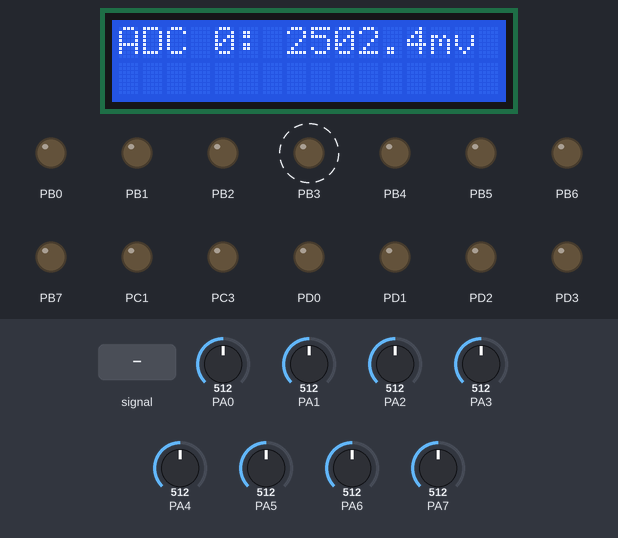
The program below on a simulated ATmega16, CodeVisionAVR source translated, built with avr-gcc and emulated at 8 MHz. Parts: 16×2 character LCD, output pins drawn as LEDs (lit = HIGH). Wiring (inferred from the signals the program sends): character LCD (HD44780): RS PC0; E PC2; data PC4, PC5, PC6, PC7. Dashed ring = blinking. Inputs (shaded band) come from the test bench; at power-on: PA0 = 512, PA1 = 512, PA2 = 512, PA3 = 512, PA4 = 512, PA5 = 512, PA6 = 512, PA7 = 512. Pins used as bus, display or sensor lines are not drawn.

Above: at 1.2 s.
1.3 s: PA0 fed a 50 Hz sine of ±306 counts around its level
At 3.89 s:
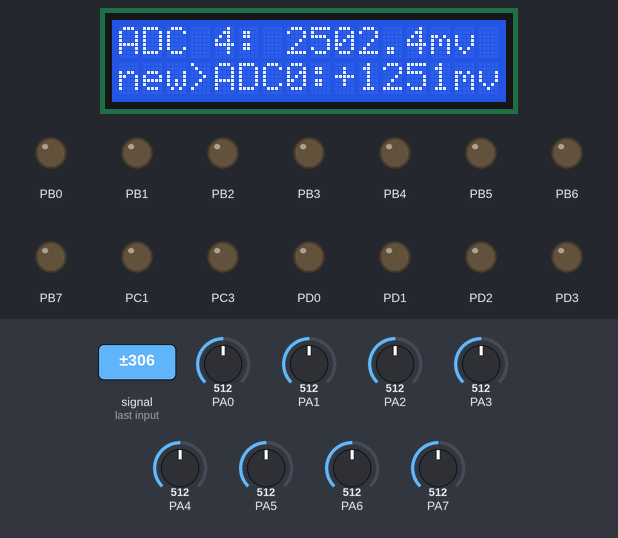
4.0 s: PA1 fed a 200 Hz sine of ±81 counts around its level
At 6.86 s:
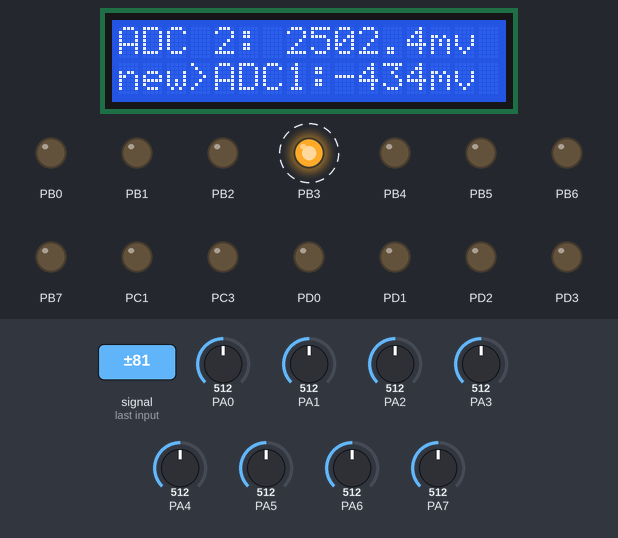
7.0 s: PA0 set to 30
At 7.65 s:
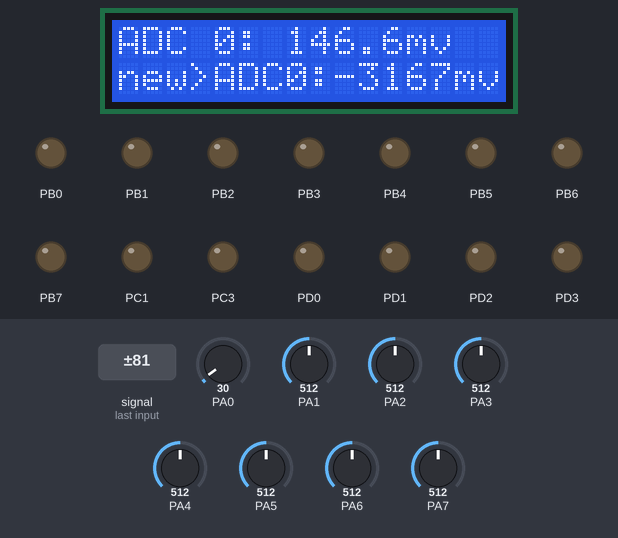
10.0 s: PA1 set to 30
At 12.38 s:
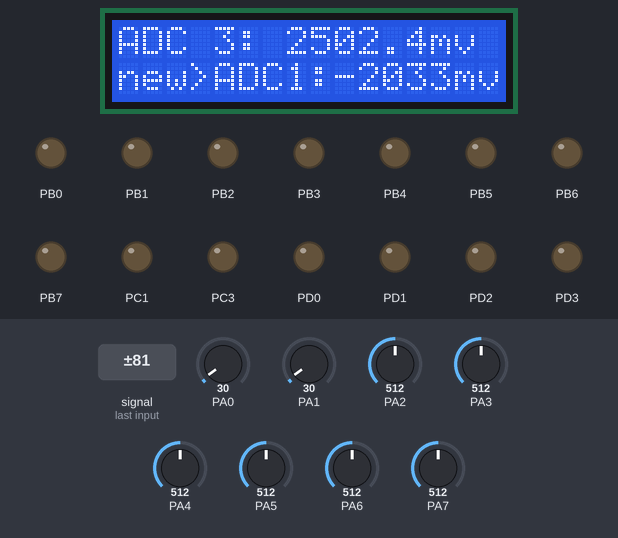
Timing chart, 0 to 13.9 s (numbered marks = the images above; inputs shaded):
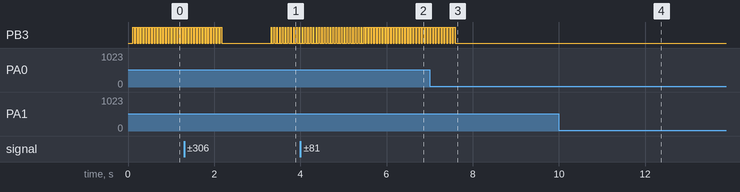

Measured:
- after the input at 1.3 s, the display: first changes after 0.88 s (image 1 shows a later state)
- after the input at 7.0 s, PB3: goes on until 7.6 s, then stays LOW
- by itself, PB3: alternates HIGH for 0.03 s and LOW for 0.03 s

The program:

main.c
```c
// (licence header left out)
#include "headers.h"

// Declare your global variables here
unsigned int adc_data[LAST_ADC_INPUT-FIRST_ADC_INPUT+1];
unsigned int previous_data[LAST_ADC_INPUT-FIRST_ADC_INPUT+1] = {0};
char firstUpdateDone[LAST_ADC_INPUT-FIRST_ADC_INPUT+1] = {0};
char buff1[16], buff2[16];

// ADC interrupt service routine
// with auto input scanning
interrupt [ADC_INT] void adc_isr(void)
{
    static unsigned char input_index=0;

    // Read the AD conversion result
    adc_data[input_index] = ADCW;

    /*combined parts 1 and 2  */
    // print adc valuse
    func1(input_index);
    lcd_clear();
    lcd_gotoxy(0, 0);
    lcd_puts(buff1);

    // check adc updates
    func2(input_index);
    lcd_gotoxy(0, 1);
    lcd_puts(buff2);

    /* set timer0 dutucyle in pwm mode */
    func3();

    // delay for display
    delay_ms(125);

    // Select next ADC input
    if (++input_index > (LAST_ADC_INPUT-FIRST_ADC_INPUT))
       input_index = 0;
    ADMUX = (FIRST_ADC_INPUT | ADC_VREF_TYPE) + input_index;

    // Delay needed for the stabilization of the ADC input voltage
    delay_us(10);

    // Start the AD conversion
    ADCSRA |= (1 << ADSC);
}

void main(void)
{
    // Declare your local variables here

    initBoard();
    while (1)
    { // Place your code here

    }
}
```

funcs.c
```c
#include "headers.h"

void func1(unsigned char input_index)
{
    float temp;
    int tempInt, tempFloat;
    temp = ((float)adc_data[input_index] / MAX_ADC_IN) * 5 * 1000;
    tempInt = (int)temp;
    tempFloat = (int)((temp - (float)tempInt) * 10);
    sprintf(buff1,"ADC %d: %d.%dmv", input_index, tempInt, tempFloat);
}

void func2(unsigned char input_index)
{
    int change, temp;
    char ch;
    if(firstUpdateDone[input_index] == 1 && ((adc_data[input_index] - previous_data[input_index]) >= ADC_FIVE_PERCENT || (previous_data[input_index]-adc_data[input_index]) >= ADC_FIVE_PERCENT))
    {
        change = adc_data[input_index] - previous_data[input_index];
        temp = ((float)change / MAX_ADC_IN) * 5 * 1000;
        ch = change > 0 ? '+' : '-';
        temp = temp > 0 ? temp : temp * (-1);
        sprintf(buff2,"new>ADC%d:%c%dmv", input_index, ch, temp);
    }

    previous_data[input_index] = adc_data[input_index];
    if(firstUpdateDone[input_index] == 0)
    {
        firstUpdateDone[input_index] = 1;
    }
}

void func3()
{
    int duty = (int)adc_data[0] / 10.23;
    OCR0 = (2.55 * duty) + 0.5;
}
```

funcs.h
```c
#ifndef _funcs_INCLUDED_
#define _funcs_INCLUDED_

void func1(unsigned char input_index);
void func2(unsigned char input_index);
void func3();

#endif
```

headers.h
```c
#ifndef _headers_INCLUDED_
#define _headers_INCLUDED_

#include <mega16.h>
#include <stdio.h>
#include <delay.h>
#include <math.h>

// Alphanumeric LCD functions
#include <alcd.h>

#include "initboard.h"
#include "funcs.h"


#define FIRST_ADC_INPUT 0
#define LAST_ADC_INPUT 7

#define ADC_VREF_TYPE ((0<<REFS1) | (0<<REFS0) | (0<<ADLAR))

#define MIN_ADC_IN 0
#define MAX_ADC_IN 1023
#define ADC_FIVE_PERCENT 51

extern unsigned int adc_data[LAST_ADC_INPUT-FIRST_ADC_INPUT+1];
extern unsigned int previous_data[LAST_ADC_INPUT-FIRST_ADC_INPUT+1];
extern char firstUpdateDone[LAST_ADC_INPUT-FIRST_ADC_INPUT+1];
extern char buff1[16], buff2[16];


#endif
```

initboard.c
```c
#include "headers.h"

void initPorts()
{
    // Input/Output Ports initialization
    // Port A initialization
    // Function: Bit7=In Bit6=In Bit5=In Bit4=In Bit3=In Bit2=In Bit1=In Bit0=In
    DDRA=(0<<DDA7) | (0<<DDA6) | (0<<DDA5) | (0<<DDA4) | (0<<DDA3) | (0<<DDA2) | (0<<DDA1) | (0<<DDA0);
    // State: Bit7=T Bit6=T Bit5=T Bit4=T Bit3=T Bit2=T Bit1=T Bit0=T
    PORTA=(0<<PORTA7) | (0<<PORTA6) | (0<<PORTA5) | (0<<PORTA4) | (0<<PORTA3) | (0<<PORTA2) | (0<<PORTA1) | (0<<PORTA0);

    // Port B initialization
    // Function: Bit7=Out Bit6=Out Bit5=Out Bit4=Out Bit3=Out Bit2=Out Bit1=Out Bit0=Out
    DDRB=(1<<DDB7) | (1<<DDB6) | (1<<DDB5) | (1<<DDB4) | (1<<DDB3) | (1<<DDB2) | (1<<DDB1) | (1<<DDB0);
    // State: Bit7=0 Bit6=0 Bit5=0 Bit4=0 Bit3=0 Bit2=0 Bit1=0 Bit0=0
    PORTB=(0<<PORTB7) | (0<<PORTB6) | (0<<PORTB5) | (0<<PORTB4) | (0<<PORTB3) | (0<<PORTB2) | (0<<PORTB1) | (0<<PORTB0);

    // Port C initialization
    // Function: Bit7=Out Bit6=Out Bit5=Out Bit4=Out Bit3=Out Bit2=Out Bit1=Out Bit0=Out
    DDRC=(1<<DDC7) | (1<<DDC6) | (1<<DDC5) | (1<<DDC4) | (1<<DDC3) | (1<<DDC2) | (1<<DDC1) | (1<<DDC0);
    // State: Bit7=0 Bit6=0 Bit5=0 Bit4=0 Bit3=0 Bit2=0 Bit1=0 Bit0=0
    PORTC=(0<<PORTC7) | (0<<PORTC6) | (0<<PORTC5) | (0<<PORTC4) | (0<<PORTC3) | (0<<PORTC2) | (0<<PORTC1) | (0<<PORTC0);

    // Port D initialization
    // Function: Bit7=Out Bit6=Out Bit5=Out Bit4=Out Bit3=Out Bit2=Out Bit1=Out Bit0=Out
    DDRD=(1<<DDD7) | (1<<DDD6) | (1<<DDD5) | (1<<DDD4) | (1<<DDD3) | (1<<DDD2) | (1<<DDD1) | (1<<DDD0);
    // State: Bit7=0 Bit6=0 Bit5=0 Bit4=0 Bit3=0 Bit2=0 Bit1=0 Bit0=0
    PORTD=(0<<PORTD7) | (0<<PORTD6) | (0<<PORTD5) | (0<<PORTD4) | (0<<PORTD3) | (0<<PORTD2) | (0<<PORTD1) | (0<<PORTD0);
}

void initTimers()
{
    // Timer/Counter 0 initialization
    // Clock source: System Clock
    // Clock value: 7.813 kHz
    // Mode: Phase correct PWM top=0xFF
    // OC0 output: Non-Inverted PWM
    // Timer Period: 65.28 ms
    // Output Pulse(s):
    // OC0 Period: 65.28 ms Width: 0 us
    TCCR0=(1<<WGM00) | (1<<COM01) | (0<<COM00) | (0<<WGM01) | (1<<CS02) | (0<<CS01) | (1<<CS00);
    TCNT0=0x00;
    OCR0=0x00;

    // Timer(s)/Counter(s) Interrupt(s) initialization
    TIMSK=(0<<OCIE2) | (0<<TOIE2) | (0<<TICIE1) | (0<<OCIE1A) | (0<<OCIE1B) | (0<<TOIE1) | (0<<OCIE0) | (0<<TOIE0);
}

void inintADC()
{
    // ADC initialization
    // ADC Clock frequency: 1000.000 kHz
    // ADC Voltage Reference: AREF pin
    // ADC Auto Trigger Source: Free Running
    ADMUX=FIRST_ADC_INPUT | ADC_VREF_TYPE;
    ADCSRA=(1<<ADEN) | (1<<ADSC) | (1<<ADATE) | (0<<ADIF) | (1<<ADIE) | (0<<ADPS2) | (1<<ADPS1) | (1<<ADPS0);
    SFIOR=(0<<ADTS2) | (0<<ADTS1) | (0<<ADTS0);
}

void initBoard()
{
    initPorts();
    initTimers();
    inintADC();

    // Alphanumeric LCD initialization
    // Connections are specified in the
    // Project|Configure|C Compiler|Libraries|Alphanumeric LCD menu:
    // RS - PORTC Bit 0
    // RD - PORTC Bit 1
    // EN - PORTC Bit 2
    // D4 - PORTC Bit 4
    // D5 - PORTC Bit 5
    // D6 - PORTC Bit 6
    // D7 - PORTC Bit 7
    // Characters/line: 16
    lcd_init(16);

    // Global enable interrupts
    #asm("sei")
}
```

initboard.h
```c
#ifndef _initboard_INCLUDED_
#define _initboard_INCLUDED_

void initBoard();

#endif
```
